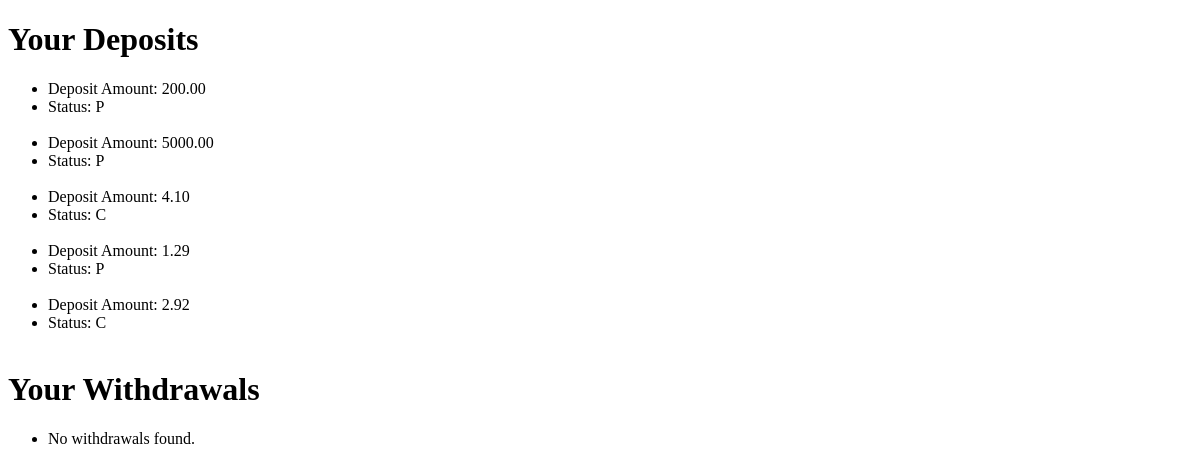
The page /transaction/ (signed in) on the database as committed earlier.
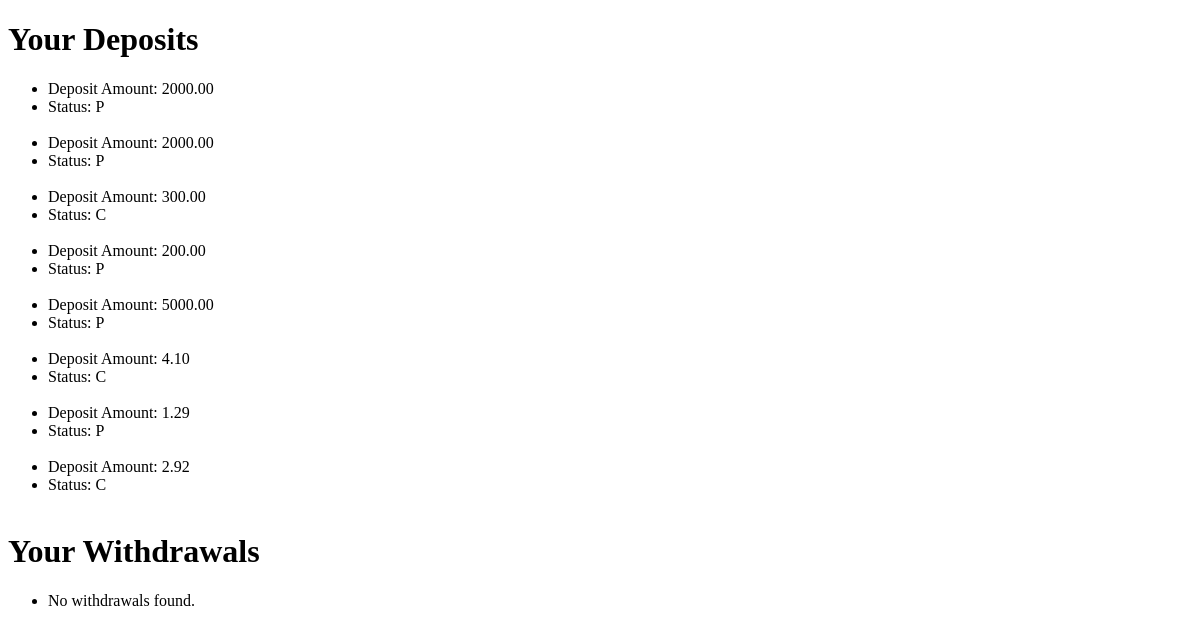
The same page on the database as committed later.
### mining/models.py (models this page shows, shortened)
class Deposit(models.Model):
    profile = models.ForeignKey(Profile, on_delete=models.CASCADE)
    balance = models.ForeignKey(Balance, on_delete=models.CASCADE,blank=True, null=True)
    deposit_amount = models.DecimalField(max_digits=15, decimal_places=2, null=True, blank=True)
    status = models.CharField(max_length=1, choices=status_choices, default='P')
    deposit_date = models.DateTimeField(auto_now_add=True)
    class Meta:
        ordering = ['-deposit_date']

### mining/views.py (the view)
# urls.py: path('transaction/', views.transactionPage, name='transaction'),
def transactionPage(request):
    if request.user.is_authenticated:
        profile = request.user.profile
        deposits = Deposit.objects.filter(Q(profile=profile),Q(status='C') | Q(status='P')
)
    context={'deposits':deposits}
    return render(request, 'mining/transaction.html', context)

### mining/templates/mining/transaction.html (shortened to what this page needs)
<!DOCTYPE html>
<html lang="en">
<head>
</head>
<body>
    <h1>Your Deposits</h1>
    <ul>
        {% for deposit in deposits %}
            <li>Deposit Amount: {{ deposit.deposit_amount }}</li>
            <li>Status: {{ deposit.status }}</li>
            <br>
        {% empty %}
            <li>No deposits found.</li>
        {% endfor %}
    </ul>
    <h1>Your Withdrawals</h1>
    <ul>
        {% for withdrawal in withdrawals %}
            <li>Withdrawal Amount: {{ withdrawal.withdrawal_amount }}</li>
            <li>Status: {{ withdrawal.status }}</li>
            <br>
        {% empty %}
            <li>No withdrawals found.</li>
        {% endfor %}
    </ul>
</body>
</html>

Rows that differ between the two databases and show on the page:
added Deposit: deposit_amount "2000.00", status "P"
added Deposit: deposit_amount "2000.00", status "P"
added Deposit: deposit_amount "300.00", status "C"
